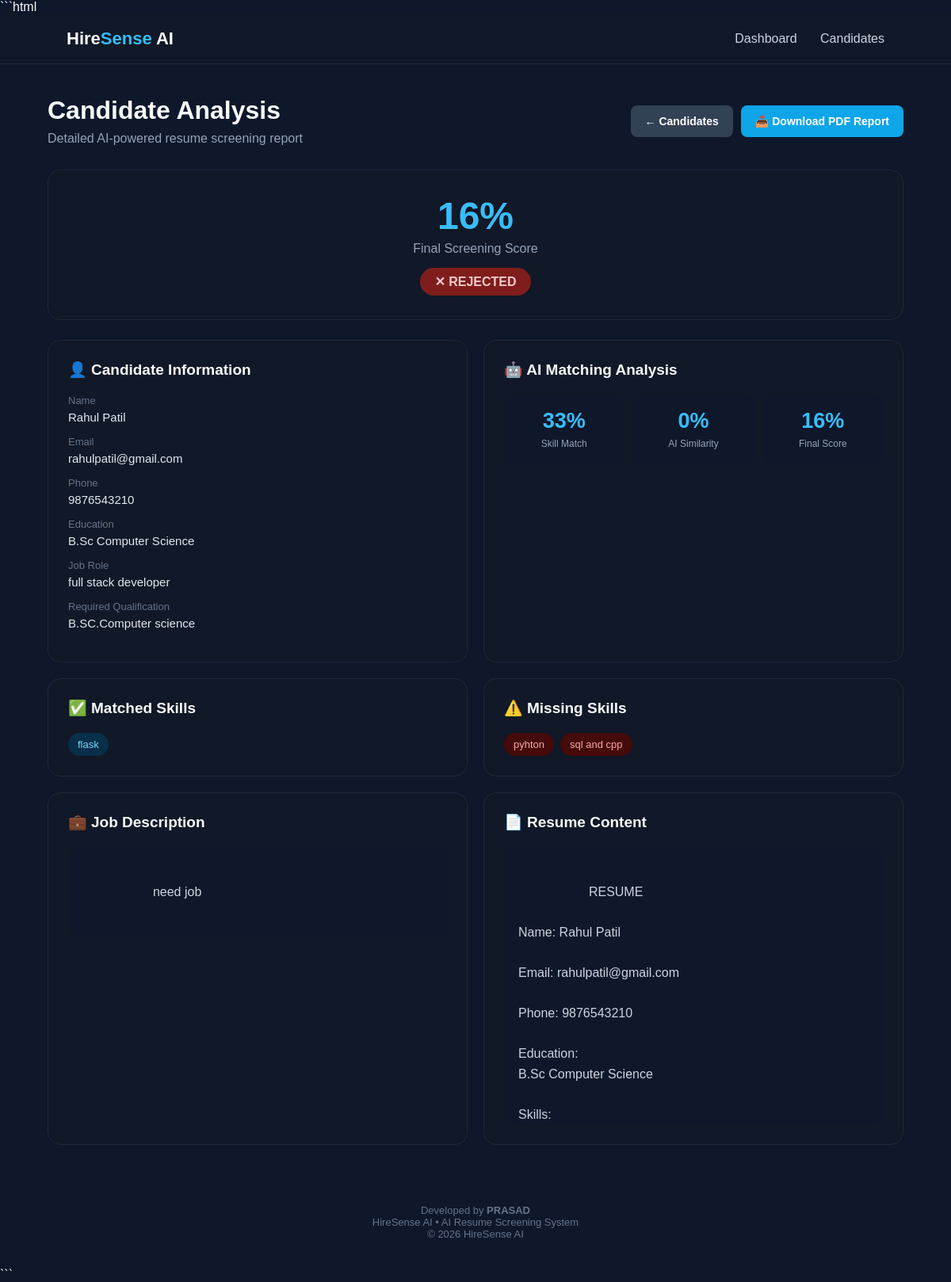
/candidate/2, run on the app's committed database.
### tables this page shows
CREATE TABLE candidates (
            id INTEGER PRIMARY KEY AUTOINCREMENT,
            name TEXT,
            email TEXT,
            phone TEXT,
            education TEXT,
            job_role TEXT,
            score INTEGER,
            status TEXT,
            resume_filename TEXT
        , qualification TEXT, skill_score INTEGER, ai_score INTEGER, matched_skills TEXT, missing_skills TEXT, job_description TEXT, resume_text TEXT);

### app.py (the view)
@app.route("/candidate/<int:candidate_id>")
def candidate_detail(candidate_id):
    conn = sqlite3.connect(DB_FILE)
    conn.row_factory = sqlite3.Row
    candidate = conn.execute(
        """
        SELECT *
        FROM candidates
        WHERE id = ?
        """,
        (candidate_id,)
    ).fetchone()
    conn.close()
    if candidate is None:
        return "Candidate not found."
    return render_template(
        "candidate_detail.html",
        candidate=candidate
    )

### templates/candidate_detail.html (shortened to what this page needs)
<!DOCTYPE html>
<html lang="en">
<head>
</head>
<body>
    <nav class="navbar">
        <div class="logo">
            Hire<span>Sense</span> AI
        </div>
        <div class="nav-links">
            <a href="/">Dashboard</a>
            <a href="/candidates">Candidates</a>
        </div>
    </nav>
    <div class="container">
        <div class="top-section">
            <div>
                <h1>Candidate Analysis</h1>
                <p class="subtitle">
                    Detailed AI-powered resume screening report
                </p>
            </div>
            <div class="buttons">
                <a href="/candidates" class="btn back-btn">
                    ← Candidates
                </a>
                <a href="/download_report/{{ candidate['id'] }}"
                   class="btn download-btn">
                    📥 Download PDF Report
                </a>
            </div>
        </div>
        <div class="score-card">
            <div class="score">
                {{ candidate['score'] }}%
            </div>
            <div class="score-label">
                Final Screening Score
            </div>
            {% if candidate['status'] == 'ACCEPTED' %}
                <div class="status accepted">
                    ✓ ACCEPTED
                </div>
            {% elif candidate['status'] == 'REVIEW' %}
                <div class="status review">
                    ⚠ REVIEW
                </div>
            {% else %}
                <div class="status rejected">
                    ✕ REJECTED
                </div>
            {% endif %}
        </div>
        <div class="grid">
            <div class="card">
                <h2>👤 Candidate Information</h2>
                <div class="info">
                    <div class="label">
                        Name
                    </div>
                    <div class="value">
                        {{ candidate['name'] }}
                    </div>
                </div>
                <div class="info">
                    <div class="label">
                        Email
                    </div>
                    <div class="value">
                        {{ candidate['email'] }}
                    </div>
                </div>
                <div class="info">
                    <div class="label">
                        Phone
                    </div>
                    <div class="value">
                        {{ candidate['phone'] }}
                    </div>
                </div>
                <div class="info">
                    <div class="label">
                        Education
                    </div>
                    <div class="value">
                        {{ candidate['education'] }}
                    </div>
                </div>
                <div class="info">
                    <div class="label">
                        Job Role
                    </div>
                    <div class="value">
                        {{ candidate['job_role'] }}
                    </div>
                </div>
                <div class="info">
                    <div class="label">
                        Required Qualification
                    </div>
                    <div class="value">
                        {{ candidate['qualification'] }}
                    </div>
                </div>
            </div>
            <div class="card">
                <h2>🤖 AI Matching Analysis</h2>
                <div class="analysis-grid">
                    <div class="analysis-box">
                        <div class="analysis-score">
                            {{ candidate['skill_score'] }}%
                        </div>
                        <div class="analysis-label">
                            Skill Match
                        </div>
                    </div>
                    <div class="analysis-box">
                        <div class="analysis-score">
                            {{ candidate['ai_score'] }}%
                        </div>
                        <div class="analysis-label">
                            AI Similarity
                        </div>
                    </div>
                    <div class="analysis-box">
                        <div class="analysis-score">
                            {{ candidate['score'] }}%
                        </div>
                        <div class="analysis-label">
                            Final Score
                        </div>
                    </div>
                </div>
            </div>
            <div class="card">
                <h2>✅ Matched Skills</h2>
                <div class="skills">
                    {% if candidate['matched_skills'] %}
                        {% for skill in candidate['matched_skills'].split(',') %}
                            <span class="skill">
                                {{ skill.strip() }}
                            </span>
                        {% endfor %}
                    {% else %}
                        <span class="value">
                            No matched skills found
                        </span>
                    {% endif %}
                </div>
            </div>
            <div class="card">
                <h2>⚠️ Missing Skills</h2>
                <div class="skills">
                    {% if candidate['missing_skills'] %}
                        {% for skill in candidate['missing_skills'].split(',') %}
                            <span class="skill missing">
                                {{ skill.strip() }}
                            </span>
                        {% endfor %}
                    {% else %}
                        <span class="value">
                            No missing skills 🎉
                        </span>
                    {% endif %}
                </div>
            </div>
            <div class="card">
                <h2>💼 Job Description</h2>
                <div class="text-box">
                    {{ candidate['job_description'] }}
                </div>
            </div>
            <div class="card">
                <h2>📄 Resume Content</h2>
                <div class="text-box">
                    {{ candidate['resume_text'] }}
                </div>
            </div>
        </div>
    </div>
    <footer>
        <p>
            Developed by <strong>PRASAD</strong>
        </p>
        <p>
            HireSense AI • AI Resume Screening System
        </p>
        <p>
            © <span id="year"></span> HireSense AI
        </p>
    </footer>
```

### templates/candidate_detail.html (style rules this page uses)
* { box-sizing: border-box; margin: 0; padding: 0; font-family: Arial, sans-serif; }
body { background: #0f172a; color: #f8fafc; min-height: 100vh; }
.navbar { background: #111827; padding: 18px 7%; display: flex; justify-content: space-between; align-items: center; border-bottom: 1px solid #1e293b; }
.logo { font-size: 22px; font-weight: bold; }
.logo span { color: #38bdf8; }
.nav-links a { color: #cbd5e1; text-decoration: none; margin-left: 25px; }
.container { width: 90%; max-width: 1100px; margin: 40px auto; }
.top-section { display: flex; justify-content: space-between; align-items: center; gap: 20px; margin-bottom: 30px; }
h1 { font-size: 32px; }
.subtitle { color: #94a3b8; margin-top: 8px; }
.buttons { display: flex; gap: 10px; flex-wrap: wrap; }
.btn { text-decoration: none; padding: 12px 18px; border-radius: 8px; font-size: 14px; font-weight: bold; }
.back-btn { background: #334155; color: white; }
.download-btn { background: #0ea5e9; color: white; }
.score-card { background: #111827; border: 1px solid #1e293b; border-radius: 16px; padding: 30px; text-align: center; margin-bottom: 25px; }
.score { font-size: 48px; font-weight: bold; color: #38bdf8; }
.score-label { color: #94a3b8; margin-top: 5px; }
.status { display: inline-block; margin-top: 15px; padding: 8px 18px; border-radius: 20px; font-weight: bold; }
.rejected { background: #7f1d1d; color: #fecaca; }
.grid { display: grid; grid-template-columns: 1fr 1fr; gap: 20px; }
.card { background: #111827; border: 1px solid #1e293b; border-radius: 16px; padding: 25px; }
.card h2 { font-size: 19px; margin-bottom: 20px; }
.info { margin-bottom: 15px; }
.label { color: #64748b; font-size: 13px; margin-bottom: 5px; }
.value { color: #e2e8f0; font-size: 15px; }
.analysis-grid { display: grid; grid-template-columns: repeat(3, 1fr); gap: 12px; }
.analysis-box { background: #0f172a; padding: 18px; border-radius: 12px; text-align: center; }
.analysis-score { font-size: 27px; font-weight: bold; color: #38bdf8; }
.analysis-label { color: #94a3b8; font-size: 12px; margin-top: 6px; }
.skills { display: flex; flex-wrap: wrap; gap: 8px; }
.skill { background: #082f49; color: #7dd3fc; padding: 7px 12px; border-radius: 20px; font-size: 13px; }
.missing { background: #450a0a; color: #fca5a5; }
.text-box { background: #0f172a; border-radius: 10px; padding: 18px; color: #cbd5e1; line-height: 1.6; white-space: pre-wrap; max-height: 350px; overflow-y: auto; }
footer { text-align: center; color: #64748b; padding: 35px; font-size: 13px; }

### data on the page
candidates: score "16", name "Rahul Patil", email "rahulpatil@gmail.com", phone "9876543210", education "B.Sc Computer Science", job_role "full stack developer", qualification "B.SC.Computer science", skill_score "33", ai_score "0", strip "flask", job_description "need job", resume_text "RESUME Name: Rahul Patil Email: rahulpatil@gmail.com Phone: 9876543210 Education: B.Sc Computer Science Skills:…"

### other printed values
{{ skill.strip() }} "pyhton" "sql and cpp"
